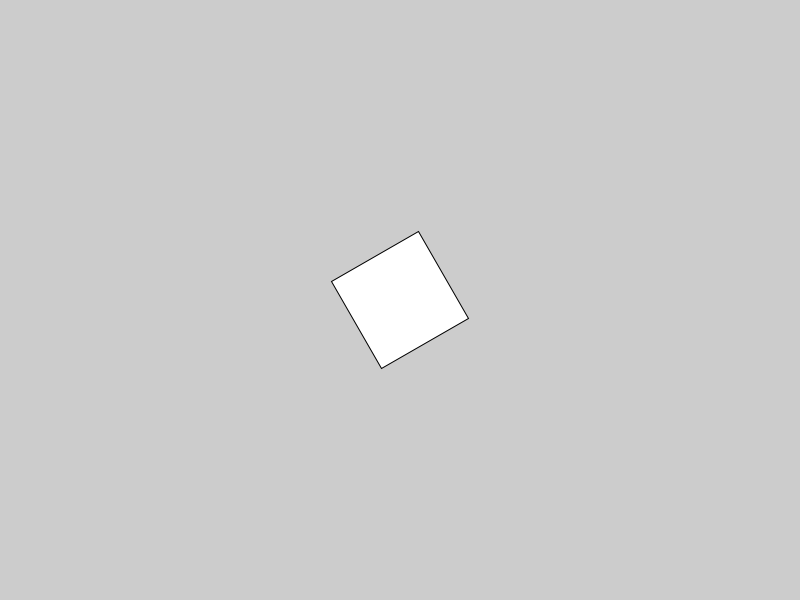
Frame 1 (no input)
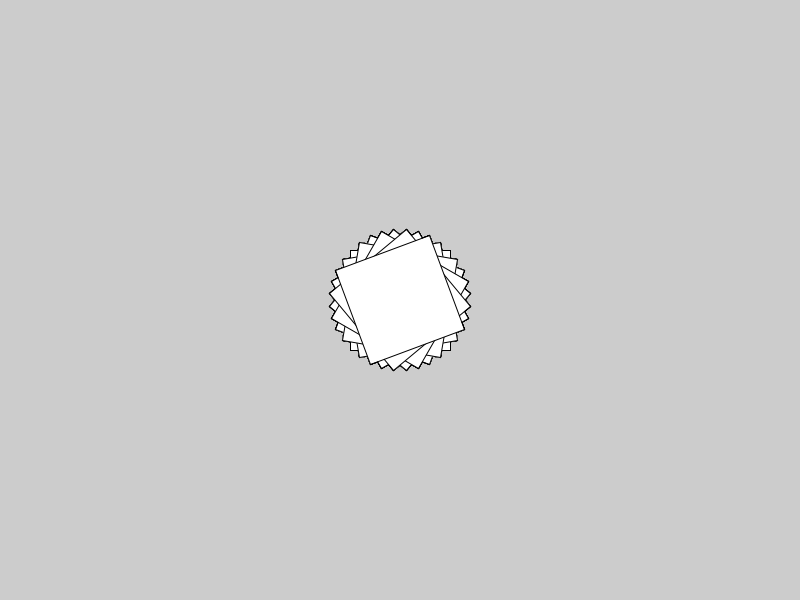
Frame 60 (the mouse pressed at the canvas centre just before this capture)
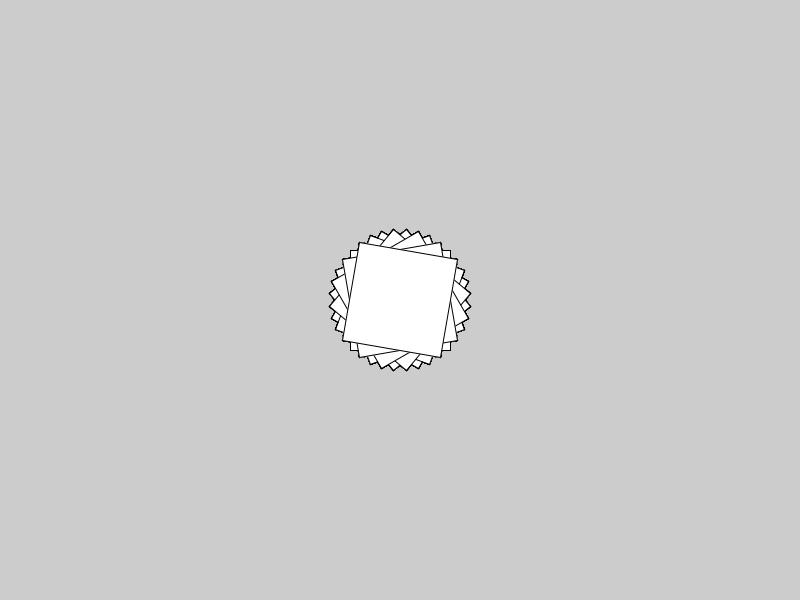
Frame 120 (the mouse held since frame 60 and released just before this capture)

The Processing sketch that drew these frames (run headless with seeded random() and noise(); from frame 60 on, the mouse is pressed at the canvas centre):

// Processing sketch: translateRotate
// ── translateRotate.pde
float angle=60;
void setup()
{
  size(800, 600);
  rectMode(CENTER);
}

void draw()
{
  pushMatrix();
  translate(width/2, height/2);
  rotate(radians(angle));
  rect(0, 0, 100, 100);
  popMatrix();
  angle+=20;
}
